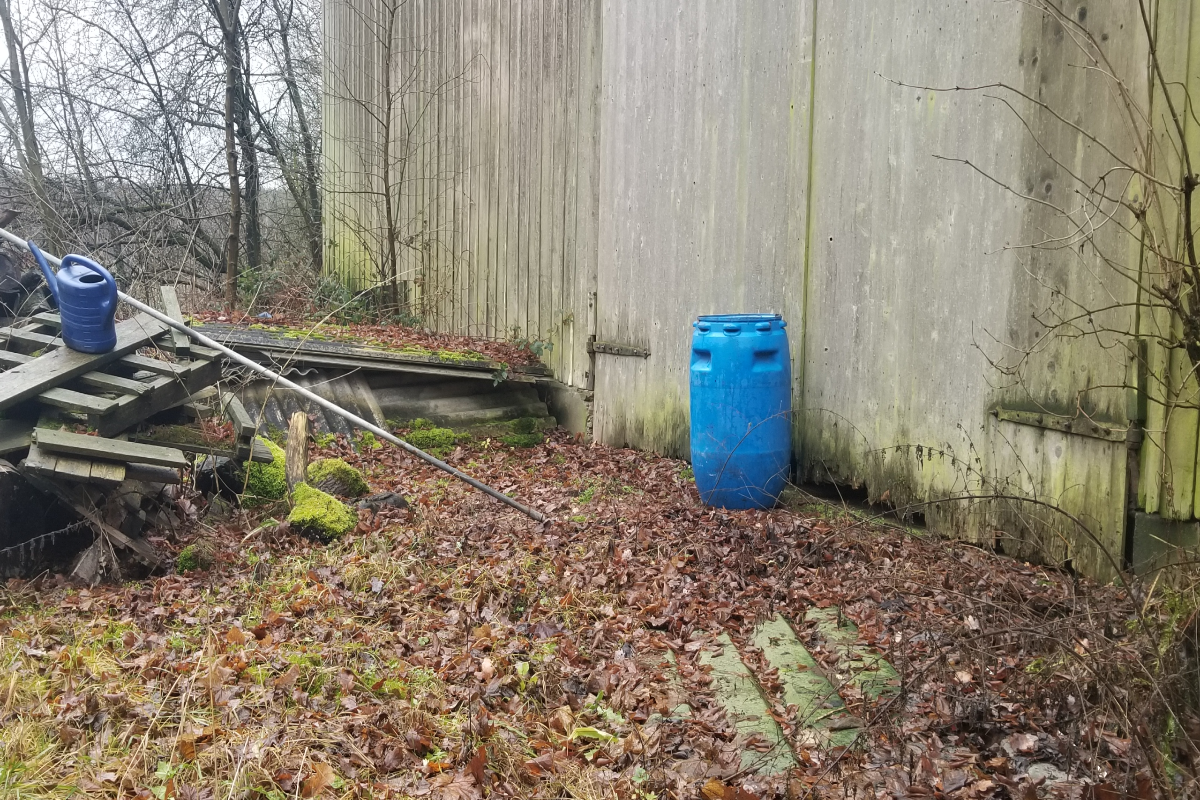
#> input picture trainset/01.png, 1200 x 800 px; its folder holds only this picture in this run
$ python -i GMM_barrel_detector.py   (imports and definitions only)
#> lines starting #> are read from the running program, lines starting #| are printed output that depends on the picture
'''
ECE276A WI19 HW1
Blue Barrel Detector
'''

import os, cv2
from skimage.measure import label, regionprops
import numpy as np
import cv2
import matplotlib
#matplotlib.use('TkAgg')
import matplotlib.pyplot as plt
import matplotlib.patches as mpatches
from skimage.morphology import label, closing, square
from skimage.measure import regionprops

class BarrelDetector():
	def __init__(self):
		'''
			Initilize your blue barrel detector with the attributes you need
			eg. parameters of your classifier
		'''

		self.alpha = np.load('alpha_K4.npy')
		self.sigma = np.load('sigma_K4.npy')
		self.mu = np.load('mu_K4.npy')
		"""
		self.alpha =np.array([[0.30649246],
				[0.08440951],
				[0.60909803]])
		self.sigma = np.array([[[  37.20590416,   -0.    ,        0.        ],
					[  -0.   ,       261.41350613  ,  0.        ],
  					[   0.      ,      0.     ,     431.67385095]],

 					[[9614.40565013   , 0.    ,       -0.        ],
					[   0.      ,   2007.96942345   ,-0.        ],
					[  -0.        ,   -0.    ,     1792.35814471]],

					[[  43.20526411  ,  0.       ,     0.        ],
					[   0.      ,   1313.65564059  , -0.        ],
					[   0.      ,     -0.      ,   1945.11545337]]])
		self.mu = np.array([[ 29.49395146, 235.11014787, 182.6499033 ],
							[108.47016151 , 94.69981127 , 49.04835968],
							 [ 21.47508687, 188.32532304, 114.21469647]])
		"""
		#raise NotImplementedError
	# [145 lines left out: functions pdf, pred, segment_image, refine_mask, get_bounding_box, not called in this run]


# [45 lines not run here, left out]
		# [16 lines of commented-out code are left out]

>>> import cv2
>>> picture = cv2.imread('../trainset/01.png', cv2.IMREAD_GRAYSCALE)
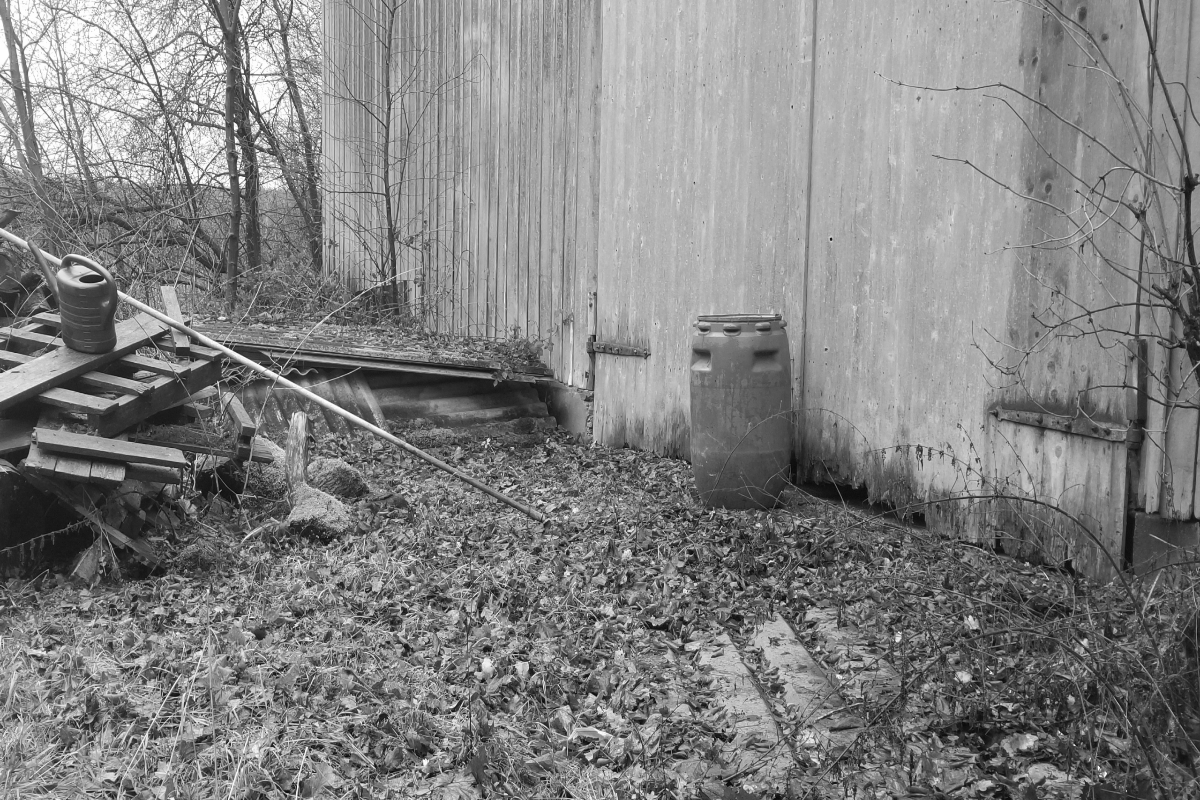
#> picture: shape (800, 1200); min 5, max 255, mean 129.4
>>> result = BarrelDetector().get_bounding_box(picture)
#> (reads Final_hand_in/alpha_K4.npy from the repository)
#> (the run stopped early here; a loop or call above may not have finished)
